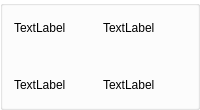
        <widget class="QGroupBox" name="groupBox_79">
         <property name="minimumSize">
          <size>
           <width>110</width>
           <height>110</height>
          </size>
         </property>
         <property name="styleSheet">
          <string notr="true">background-color: qlineargradient(spread:pad, x1:0, y1:0, x2:1, y2:0, stop:0.448864 rgba(255, 255, 255, 25));</string>
         </property>
         <property name="title">
          <string/>
         </property>
         <layout class="QGridLayout" name="gridLayout_24">
          <item row="0" column="0">
           <layout class="QGridLayout" name="gridLayout_23">
            <item row="2" column="0">
             <widget class="QLabel" name="label_169">
              <property name="text">
               <string>TextLabel</string>
              </property>
             </widget>
            </item>
            <item row="0" column="0">
             <widget class="QLabel" name="label_167">
              <property name="text">
               <string>TextLabel</string>
              </property>
             </widget>
            </item>
            <item row="0" column="1">
             <widget class="QLabel" name="label_168">
              <property name="text">
               <string>TextLabel</string>
              </property>
             </widget>
            </item>
            <item row="2" column="1">
             <widget class="QLabel" name="label_170">
              <property name="text">
               <string>TextLabel</string>
              </property>
             </widget>
            </item>
            <item row="1" column="0">
             <widget class="QLabel" name="label_249">
              <property name="text">
               <string/>
              </property>
             </widget>
            </item>
            <item row="1" column="1">
             <widget class="QLabel" name="label_250">
              <property name="text">
               <string/>
              </property>
             </widget>
            </item>
           </layout>
          </item>
         </layout>
        </widget>
